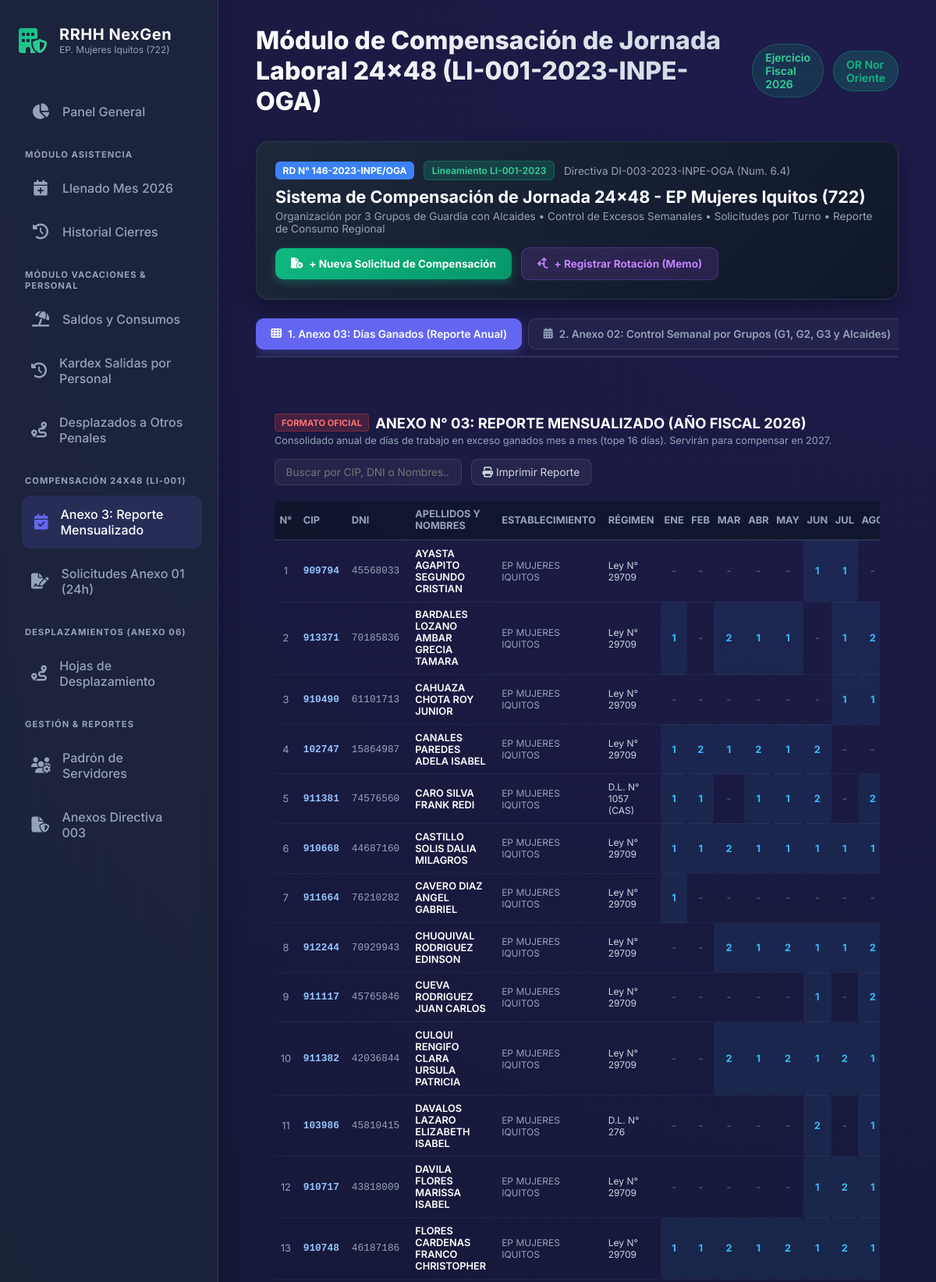
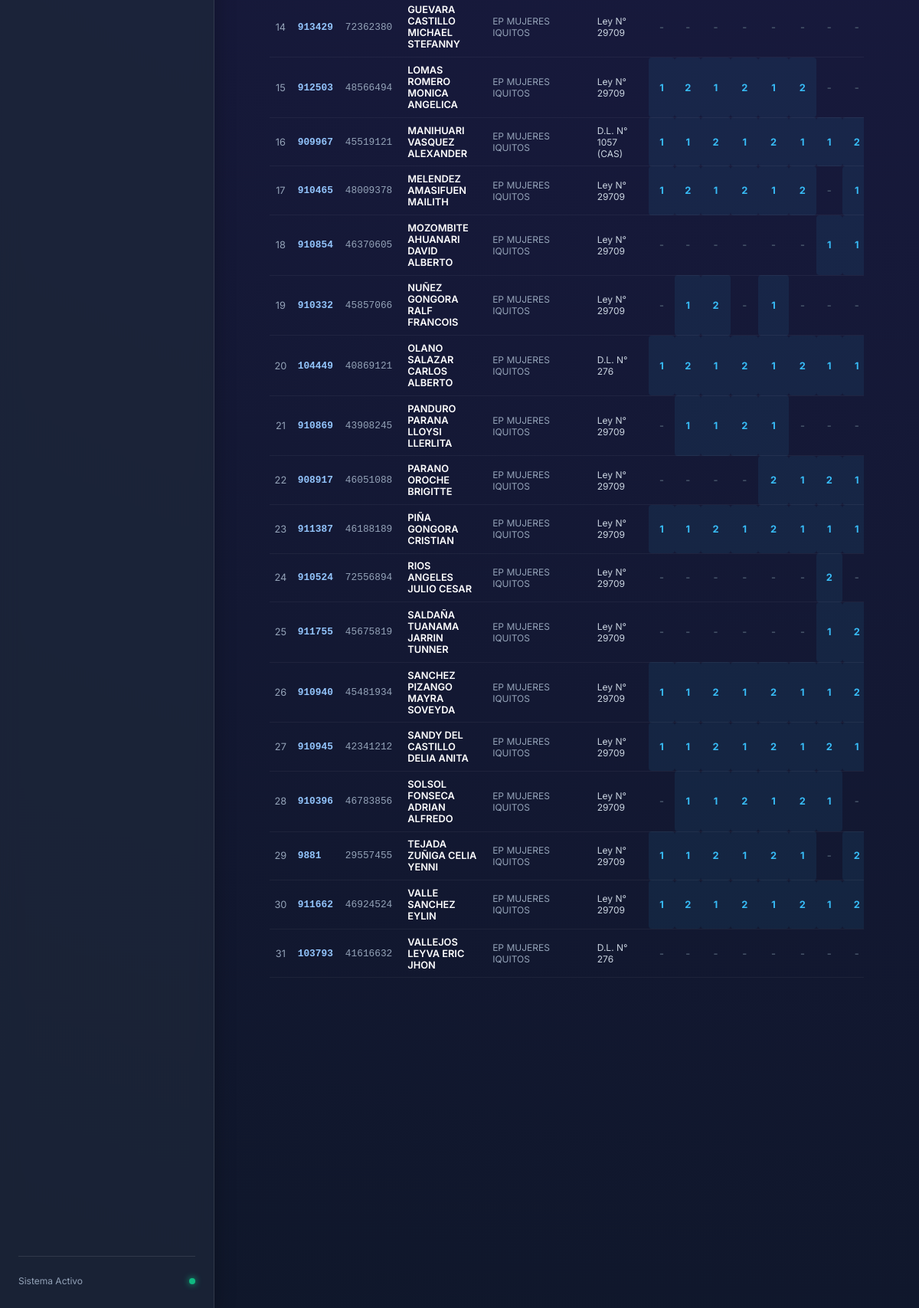
The page /compensacion on the database its author committed (2 pictures, top to bottom).
### tables this page shows
CREATE TABLE empleados (
    id_empleado INTEGER PRIMARY KEY AUTOINCREMENT,
    codigo_servidor VARCHAR(20) UNIQUE NOT NULL, -- Ej: '099132', '103097'
    dni VARCHAR(15) UNIQUE,                      -- DNI (8 dígitos)
    apellidos_nombres VARCHAR(200) NOT NULL,
    created_at TIMESTAMP DEFAULT CURRENT_TIMESTAMP
, grupo_guardia_default INTEGER DEFAULT 1, sexo TEXT, fecha_nacimiento DATE, correo TEXT, id_regimen INTEGER, regimen_nombre TEXT, nivel TEXT, cargo_estructural TEXT, estado_laboral TEXT, modalidad_laboral TEXT, direccion_oficina TEXT, jefatura_area TEXT, cargo_funcion TEXT, area_clasificacion TEXT, horario_laboral TEXT, fecha_ingreso_eepp DATE, resolucion_documento TEXT, observaciones TEXT, fecha_ingreso_inpe DATE);

### app/modules/compensacion/router.py (the view)
@router.get("", response_class=HTMLResponse)
@router.get("/", response_class=HTMLResponse)
async def ver_modulo_compensacion(
    request: Request,
    anio: int = 2026,
    tab: str = "anexo3",
    mes_anexo2: int = 1,
    mes_reporte: int = 1,
    mensaje: Optional[str] = None,
    error: Optional[str] = None
):
    matriz_anexo3 = CompensacionRepository.get_matriz_anexo3(anio)
    grupos_guardia = CompensacionRepository.get_grupos_guardia()
    saldos = CompensacionRepository.get_control_saldos(anio)
    solicitudes = CompensacionRepository.get_solicitudes(anio)
    datos_anexo2 = None
    rotaciones_mes = []
    if tab == "anexo2":
        datos_anexo2 = CompensacionService.calcular_anexo2_mes(anio, mes_anexo2)
        rotaciones_mes = CompensacionRepository.get_rotaciones_mes(anio, mes_anexo2)
    reporte_gastos = []
    if tab == "reporte_gastos":
        reporte_gastos = CompensacionRepository.get_reporte_mensual_gastos(anio, mes_reporte)
    total_servidores = len(matriz_anexo3)
    total_dias_ganados_anual = sum(r["total_ganado"] for r in matriz_anexo3)
    total_asignados = sum(s["dias_asignados"] for s in saldos)
    total_usados = sum(s["dias_utilizados"] for s in saldos)
    total_restantes = sum(s["dias_disponibles"] for s in saldos)
    return templates.TemplateResponse(
        request=request,
        name="compensacion/matriz_anexo3.html",
        context={
            "anio": anio,
            "tab": tab,
            "mes_anexo2": mes_anexo2,
            "mes_reporte": mes_reporte,
            "meses": MESES_NOMBRES,
            "matriz_anexo3": matriz_anexo3,
            "grupos_guardia": grupos_guardia,
            "datos_anexo2": datos_anexo2,
            "rotaciones_mes": rotaciones_mes,
            "saldos": saldos,
            "solicitudes": solicitudes,
            "reporte_gastos": reporte_gastos,
            "total_servidores": total_servidores,
            "total_dias_ganados_anual": total_dias_ganados_anual,
            "total_asignados": total_asignados,
            "total_usados": total_usados,
            "total_restantes": total_restantes,
            "fecha_hoy": date.today().isoformat(),
            "mensaje": mensaje,
            "error": error
        }
    )

### app/templates/compensacion/matriz_anexo3.html (shortened to what this page needs)
{% extends "base.html" %}
{% block header_title %}Módulo de Compensación de Jornada Laboral 24x48 (LI-001-2023-INPE-OGA){% endblock %}
{% block content %}
<div style="display: flex; flex-direction: column; gap: 1.5rem;">
    <div style="background: linear-gradient(135deg, rgba(30, 41, 59, 0.95), rgba(15, 23, 42, 0.95)); border: 1px solid rgba(255, 255, 255, 0.1); border-radius: 16px; padding: 1.5rem; display: flex; justify-content: space-between; align-items: center; box-shadow: 0 10px 25px rgba(0,0,0,0.3); flex-wrap: wrap; gap: 1rem;">
        <div>
            <div style="display: flex; align-items: center; gap: 0.75rem; margin-bottom: 0.5rem; flex-wrap: wrap;">
                <span style="background: #3b82f6; color: #fff; font-size: 0.75rem; font-weight: 700; padding: 0.25rem 0.6rem; border-radius: 6px;">RD N° 146-2023-INPE/OGA</span>
                <span style="background: rgba(16, 185, 129, 0.2); color: #34d399; font-size: 0.75rem; font-weight: 600; padding: 0.25rem 0.6rem; border-radius: 6px; border: 1px solid rgba(16, 185, 129, 0.3);">Lineamiento LI-001-2023</span>
                <span style="color: var(--text-muted); font-size: 0.85rem;">Directiva DI-003-2023-INPE-OGA (Num. 6.4)</span>
            </div>
            <h2 style="font-size: 1.35rem; font-weight: 700; color: #fff; margin: 0 0 0.25rem 0;">Sistema de Compensación de Jornada 24x48 - EP Mujeres Iquitos (722)</h2>
            <p style="color: var(--text-muted); font-size: 0.85rem; margin: 0;">
                Organización por 3 Grupos de Guardia con Alcaides &bull; Control de Excesos Semanales &bull; Solicitudes por Turno &bull; Reporte de Consumo Regional
            </p>
        </div>
        <div style="display: flex; gap: 0.75rem; align-items: center; flex-wrap: wrap;">
            <button onclick="abrirModalSolicitud()" style="background: linear-gradient(135deg, #10b981, #059669); color: #fff; border: none; padding: 0.75rem 1.25rem; border-radius: 10px; font-weight: 700; font-size: 0.85rem; cursor: pointer; display: flex; align-items: center; gap: 0.5rem; box-shadow: 0 4px 12px rgba(16, 185, 129, 0.35);">
                <i class="fa-solid fa-file-circle-plus"></i> + Nueva Solicitud de Compensación
            </button>
            <button onclick="abrirModalRotacion()" style="background: rgba(168, 85, 247, 0.15); color: #c084fc; border: 1px solid rgba(168, 85, 247, 0.3); padding: 0.75rem 1.25rem; border-radius: 10px; font-weight: 700; font-size: 0.85rem; cursor: pointer; display: flex; align-items: center; gap: 0.5rem;">
                <i class="fa-solid fa-arrows-split-up-and-left"></i> + Registrar Rotación (Memo)
            </button>
        </div>
    </div>
    <div class="comp-tabs-nav">
        <a href="/compensacion?tab=anexo3&anio={{ anio }}" class="comp-tab-btn {% if tab == 'anexo3' %}active{% endif %}">
            <i class="fa-solid fa-table-cells"></i> 1. Anexo 03: Días Ganados (Reporte Anual)
        </a>
        <a href="/compensacion?tab=anexo2&anio={{ anio }}&mes_anexo2={{ mes_anexo2 }}" class="comp-tab-btn {% if tab == 'anexo2' %}active{% endif %}">
            <i class="fa-solid fa-calendar-days"></i> 2. Anexo 02: Control Semanal por Grupos (G1, G2, G3 y Alcaides)
        </a>
    </div>
    {% if tab == 'anexo3' %}
    <div class="glass-card" style="padding: 1.5rem;">
        <div style="display: flex; justify-content: space-between; align-items: center; margin-bottom: 1.25rem; flex-wrap: wrap; gap: 1rem;">
            <div>
                <div style="display: flex; align-items: center; gap: 0.5rem;">
                    <span style="background: rgba(239, 68, 68, 0.2); color: #f87171; border: 1px solid rgba(239, 68, 68, 0.3); font-size: 0.7rem; font-weight: 700; padding: 0.2rem 0.5rem; border-radius: 4px;">FORMATO OFICIAL</span>
                    <h3 style="font-size: 1.15rem; font-weight: 700; color: #fff; margin: 0;">ANEXO N° 03: REPORTE MENSUALIZADO (AÑO FISCAL {{ anio }})</h3>
                </div>
                <p style="color: var(--text-muted); font-size: 0.8rem; margin: 0.25rem 0 0 0;">
                    Consolidado anual de días de trabajo en exceso ganados mes a mes (tope 16 días). Servirán para compensar en {{ anio + 1 }}.
                </p>
            </div>
            <div style="display: flex; gap: 0.75rem; align-items: center;">
                <input type="text" placeholder="Buscar por CIP, DNI o Nombres..."
                       style="background: rgba(255, 255, 255, 0.05); border: 1px solid var(--border-color); border-radius: 8px; padding: 0.5rem 0.85rem; color: #fff; font-size: 0.85rem; width: 240px;"
                       onkeyup="filtrarTablaGenerica('tablaAnexo3', this.value)">
                <button onclick="window.print()" style="background: rgba(255, 255, 255, 0.05); color: #cbd5e1; border: 1px solid var(--border-color); padding: 0.5rem 0.85rem; border-radius: 8px; font-size: 0.85rem; cursor: pointer;">
                    <i class="fa-solid fa-print"></i> Imprimir Reporte
                </button>
            </div>
        </div>
        <div style="overflow-x: auto;">
            <table id="tablaAnexo3" style="width: 100%; border-collapse: collapse; font-size: 0.8rem; text-align: center;">
                <thead>
                    <tr style="background: rgba(15, 23, 42, 0.85); color: #94a3b8; border-bottom: 2px solid var(--border-color);">
                        <th style="padding: 0.6rem 0.4rem; width: 35px;">N°</th>
                        <th style="padding: 0.6rem 0.5rem; text-align: left; width: 65px;">CIP</th>
                        <th style="padding: 0.6rem 0.5rem; text-align: left; width: 75px;">DNI</th>
                        <th style="padding: 0.6rem 0.75rem; text-align: left;">APELLIDOS Y NOMBRES</th>
                        <th style="padding: 0.6rem 0.5rem; text-align: left; width: 140px;">ESTABLECIMIENTO</th>
                        <th style="padding: 0.6rem 0.5rem; text-align: left; width: 90px;">RÉGIMEN</th>
                        <th style="padding: 0.6rem 0.3rem;">ENE</th>
                        <th style="padding: 0.6rem 0.3rem;">FEB</th>
                        <th style="padding: 0.6rem 0.3rem;">MAR</th>
                        <th style="padding: 0.6rem 0.3rem;">ABR</th>
                        <th style="padding: 0.6rem 0.3rem;">MAY</th>
                        <th style="padding: 0.6rem 0.3rem;">JUN</th>
                        <th style="padding: 0.6rem 0.3rem;">JUL</th>
                        <th style="padding: 0.6rem 0.3rem;">AGO</th>
                    </tr>
                </thead>
                <tbody>
                    {% for row in matriz_anexo3 %}
                    <tr style="border-bottom: 1px solid rgba(255, 255, 255, 0.05);" onmouseover="this.style.background='rgba(255,255,255,0.03)'" onmouseout="this.style.background='transparent'">
                        <td style="padding: 0.55rem 0.4rem; color: var(--text-muted);">{{ loop.index }}</td>
                        <td style="padding: 0.55rem 0.5rem; text-align: left; font-family: monospace; font-weight: 700; color: #93c5fd;">{{ row.codigo_servidor }}</td>
                        <td style="padding: 0.55rem 0.5rem; text-align: left; font-family: monospace; color: var(--text-muted);">{{ row.dni }}</td>
                        <td style="padding: 0.55rem 0.75rem; text-align: left; font-weight: 600; color: #fff;">{{ row.apellidos_nombres }}</td>
                        <td style="padding: 0.55rem 0.5rem; text-align: left; font-size: 0.75rem; color: var(--text-muted);">EP MUJERES IQUITOS</td>
                        <td style="padding: 0.55rem 0.5rem; text-align: left; font-size: 0.75rem; color: #cbd5e1;">{{ row.regimen_nombre }}</td>
                        <td class="cell-mes {% if row.m_1 != '-' %}cell-mes-active{% else %}cell-mes-empty{% endif %}">{{ row.m_1 }}</td>
                        <td class="cell-mes {% if row.m_2 != '-' %}cell-mes-active{% else %}cell-mes-empty{% endif %}">{{ row.m_2 }}</td>
                        <td class="cell-mes {% if row.m_3 != '-' %}cell-mes-active{% else %}cell-mes-empty{% endif %}">{{ row.m_3 }}</td>
                        <td class="cell-mes {% if row.m_4 != '-' %}cell-mes-active{% else %}cell-mes-empty{% endif %}">{{ row.m_4 }}</td>
                        <td class="cell-mes {% if row.m_5 != '-' %}cell-mes-active{% else %}cell-mes-empty{% endif %}">{{ row.m_5 }}</td>
                        <td class="cell-mes {% if row.m_6 != '-' %}cell-mes-active{% else %}cell-mes-empty{% endif %}">{{ row.m_6 }}</td>
                        <td class="cell-mes {% if row.m_7 != '-' %}cell-mes-active{% else %}cell-mes-empty{% endif %}">{{ row.m_7 }}</td>
                        <td class="cell-mes {% if row.m_8 != '-' %}cell-mes-active{% else %}cell-mes-empty{% endif %}">{{ row.m_8 }}</td>
                    </tr>
                    {% else %}
                    <tr>
                        <td colspan="19" style="padding: 2.5rem; text-align: center; color: var(--text-muted);">
                            No hay servidores registrados para el año {{ anio }}.
                        </td>
                    </tr>
                    {% endfor %}
                </tbody>
            </table>
        </div>
    </div>
    {% endif %}
</div>
{% endblock %}

### app/static/premium.css (style rules this page uses)
:root { --primary: #6366f1; --primary-hover: #4f46e5; --secondary: #10b981; --bg-dark: #0f172a; --bg-panel: rgba(30, 41, 59, 0.7); --text-main: #f8fafc; --text-muted: #94a3b8; --border-color: rgba(255, 255, 255, 0.1); --danger: #ef4444; --warning: #f59e0b; }
* { margin: 0; padding: 0; box-sizing: border-box; font-family: 'Inter', system-ui, sans-serif; }
body { background: radial-gradient(circle at top right, #1e1b4b, #0f172a); color: var(--text-main); min-height: 100vh; display: flex; overflow-x: hidden; }

### app/templates/compensacion/matriz_anexo3.html (style rules this page uses)
.comp-tabs-nav { display: flex; gap: 0.5rem; border-bottom: 2px solid var(--border-color); padding-bottom: 0.5rem; margin-bottom: 1.5rem; overflow-x: auto; }
.comp-tab-btn { background: rgba(255, 255, 255, 0.04); border: 1px solid var(--border-color); border-radius: 10px; color: var(--text-muted); padding: 0.7rem 1.15rem; font-size: 0.85rem; font-weight: 600; cursor: pointer; display: inline-flex; align-items: center; gap: 0.5rem; text-decoration: none; white-space: nowrap; transition: all 0.2s; }
.comp-tab-btn.active { background: var(--primary); color: #fff; border-color: var(--primary); box-shadow: 0 4px 12px rgba(99, 102, 241, 0.35); }
.cell-mes { padding: 0.55rem 0.3rem; font-weight: 700; font-size: 0.8rem; }
.cell-mes-active { color: #38bdf8; background: rgba(56, 189, 248, 0.08); border-radius: 4px; }
.cell-mes-empty { color: #475569; }

### rows shown on the page
empleados: codigo_servidor "909794", dni "45568033", apellidos_nombres "AYASTA AGAPITO SEGUNDO CRISTIAN", regimen_nombre "Ley N° 29709", m_1 "-", m_2 "-", m_3 "-", m_4 "-", m_5 "-", m_6 "1", m_7 "1", m_8 "-"
empleados: codigo_servidor "913371", dni "70185836", apellidos_nombres "BARDALES LOZANO AMBAR GRECIA TAMARA", regimen_nombre "Ley N° 29709", m_1 "1", m_2 "-", m_3 "2", m_4 "1", m_5 "1", m_6 "-", m_7 "1", m_8 "2"
empleados: codigo_servidor "910490", dni "61101713", apellidos_nombres "CAHUAZA CHOTA ROY JUNIOR", regimen_nombre "Ley N° 29709", m_1 "-", m_2 "-", m_3 "-", m_4 "-", m_5 "-", m_6 "-", m_7 "1", m_8 "1"
empleados: codigo_servidor "102747", dni "15864987", apellidos_nombres "CANALES PAREDES ADELA ISABEL", regimen_nombre "Ley N° 29709", m_1 "1", m_2 "2", m_3 "1", m_4 "2", m_5 "1", m_6 "2", m_7 "-", m_8 "-"
empleados: codigo_servidor "911381", dni "74576560", apellidos_nombres "CARO SILVA FRANK REDI", regimen_nombre "D.L. N° 1057 (CAS)", m_1 "1", m_2 "1", m_3 "-", m_4 "1", m_5 "1", m_6 "2", m_7 "-", m_8 "2"
empleados: codigo_servidor "910668", dni "44687160", apellidos_nombres "CASTILLO SOLIS DALIA MILAGROS", regimen_nombre "Ley N° 29709", m_1 "1", m_2 "1", m_3 "2", m_4 "1", m_5 "1", m_6 "1", m_7 "1", m_8 "1"
empleados: codigo_servidor "911664", dni "76210282", apellidos_nombres "CAVERO DIAZ ANGEL GABRIEL", regimen_nombre "Ley N° 29709", m_1 "1", m_2 "-", m_3 "-", m_4 "-", m_5 "-", m_6 "-", m_7 "-", m_8 "-"
empleados: codigo_servidor "912244", dni "70929943", apellidos_nombres "CHUQUIVAL RODRIGUEZ EDINSON", regimen_nombre "Ley N° 29709", m_1 "-", m_2 "-", m_3 "2", m_4 "1", m_5 "2", m_6 "1", m_7 "1", m_8 "2"
empleados: codigo_servidor "911117", dni "45765846", apellidos_nombres "CUEVA RODRIGUEZ JUAN CARLOS", regimen_nombre "Ley N° 29709", m_1 "-", m_2 "-", m_3 "-", m_4 "-", m_5 "-", m_6 "1", m_7 "-", m_8 "2"
empleados: codigo_servidor "911382", dni "42036844", apellidos_nombres "CULQUI RENGIFO CLARA URSULA PATRICIA", regimen_nombre "Ley N° 29709", m_1 "-", m_2 "-", m_3 "2", m_4 "1", m_5 "2", m_6 "1", m_7 "2", m_8 "1"
empleados: codigo_servidor "103986", dni "45810415", apellidos_nombres "DAVALOS LAZARO ELIZABETH ISABEL", regimen_nombre "D.L. N° 276", m_1 "-", m_2 "-", m_3 "-", m_4 "-", m_5 "-", m_6 "2", m_7 "-", m_8 "1"
empleados: codigo_servidor "910717", dni "43818009", apellidos_nombres "DAVILA FLORES MARISSA ISABEL", regimen_nombre "Ley N° 29709", m_1 "-", m_2 "-", m_3 "-", m_4 "-", m_5 "-", m_6 "1", m_7 "2", m_8 "1"
empleados: codigo_servidor "910748", dni "46187186", apellidos_nombres "FLORES CARDENAS FRANCO CHRISTOPHER", regimen_nombre "Ley N° 29709", m_1 "1", m_2 "1", m_3 "2", m_4 "1", m_5 "2", m_6 "1", m_7 "2", m_8 "1"
empleados: codigo_servidor "913429", dni "72362380", apellidos_nombres "GUEVARA CASTILLO MICHAEL STEFANNY", regimen_nombre "Ley N° 29709", m_1 "-", m_2 "-", m_3 "-", m_4 "-", m_5 "-", m_6 "-", m_7 "-", m_8 "-"
empleados: codigo_servidor "912503", dni "48566494", apellidos_nombres "LOMAS ROMERO MONICA ANGELICA", regimen_nombre "Ley N° 29709", m_1 "1", m_2 "2", m_3 "1", m_4 "2", m_5 "1", m_6 "2", m_7 "-", m_8 "-"
empleados: codigo_servidor "909967", dni "45519121", apellidos_nombres "MANIHUARI VASQUEZ ALEXANDER", regimen_nombre "D.L. N° 1057 (CAS)", m_1 "1", m_2 "1", m_3 "2", m_4 "1", m_5 "2", m_6 "1", m_7 "1", m_8 "2"
empleados: codigo_servidor "910465", dni "48009378", apellidos_nombres "MELENDEZ AMASIFUEN MAILITH", regimen_nombre "Ley N° 29709", m_1 "1", m_2 "2", m_3 "1", m_4 "2", m_5 "1", m_6 "2", m_7 "-", m_8 "1"
empleados: codigo_servidor "910854", dni "46370605", apellidos_nombres "MOZOMBITE AHUANARI DAVID ALBERTO", regimen_nombre "Ley N° 29709", m_1 "-", m_2 "-", m_3 "-", m_4 "-", m_5 "-", m_6 "-", m_7 "1", m_8 "1"
empleados: codigo_servidor "910332", dni "45857066", apellidos_nombres "NUÑEZ GONGORA RALF FRANCOIS", regimen_nombre "Ley N° 29709", m_1 "-", m_2 "1", m_3 "2", m_4 "-", m_5 "1", m_6 "-", m_7 "-", m_8 "-"
empleados: codigo_servidor "104449", dni "40869121", apellidos_nombres "OLANO SALAZAR CARLOS ALBERTO", regimen_nombre "D.L. N° 276", m_1 "1", m_2 "2", m_3 "1", m_4 "2", m_5 "1", m_6 "2", m_7 "1", m_8 "1"
empleados: codigo_servidor "910869", dni "43908245", apellidos_nombres "PANDURO PARANA LLOYSI LLERLITA", regimen_nombre "Ley N° 29709", m_1 "-", m_2 "1", m_3 "1", m_4 "2", m_5 "1", m_6 "-", m_7 "-", m_8 "-"
empleados: codigo_servidor "908917", dni "46051088", apellidos_nombres "PARANO OROCHE BRIGITTE", regimen_nombre "Ley N° 29709", m_1 "-", m_2 "-", m_3 "-", m_4 "-", m_5 "2", m_6 "1", m_7 "2", m_8 "1"
empleados: codigo_servidor "911387", dni "46188189", apellidos_nombres "PIÑA GONGORA CRISTIAN", regimen_nombre "Ley N° 29709", m_1 "1", m_2 "1", m_3 "2", m_4 "1", m_5 "2", m_6 "1", m_7 "1", m_8 "1"
empleados: codigo_servidor "910524", dni "72556894", apellidos_nombres "RIOS ANGELES JULIO CESAR", regimen_nombre "Ley N° 29709", m_1 "-", m_2 "-", m_3 "-", m_4 "-", m_5 "-", m_6 "-", m_7 "2", m_8 "-"
empleados: codigo_servidor "911755", dni "45675819", apellidos_nombres "SALDAÑA TUANAMA JARRIN TUNNER", regimen_nombre "Ley N° 29709", m_1 "-", m_2 "-", m_3 "-", m_4 "-", m_5 "-", m_6 "-", m_7 "1", m_8 "2"
empleados: codigo_servidor "910940", dni "45481934", apellidos_nombres "SANCHEZ PIZANGO MAYRA SOVEYDA", regimen_nombre "Ley N° 29709", m_1 "1", m_2 "1", m_3 "2", m_4 "1", m_5 "2", m_6 "1", m_7 "1", m_8 "2"
empleados: codigo_servidor "910945", dni "42341212", apellidos_nombres "SANDY DEL CASTILLO DELIA ANITA", regimen_nombre "Ley N° 29709", m_1 "1", m_2 "1", m_3 "2", m_4 "1", m_5 "2", m_6 "1", m_7 "2", m_8 "1"
empleados: codigo_servidor "910396", dni "46783856", apellidos_nombres "SOLSOL FONSECA ADRIAN ALFREDO", regimen_nombre "Ley N° 29709", m_1 "-", m_2 "1", m_3 "1", m_4 "2", m_5 "1", m_6 "2", m_7 "1", m_8 "-"
empleados: codigo_servidor "9881", dni "29557455", apellidos_nombres "TEJADA ZUÑIGA CELIA YENNI", regimen_nombre "Ley N° 29709", m_1 "1", m_2 "1", m_3 "2", m_4 "1", m_5 "2", m_6 "1", m_7 "-", m_8 "2"
empleados: codigo_servidor "911662", dni "46924524", apellidos_nombres "VALLE SANCHEZ EYLIN", regimen_nombre "Ley N° 29709", m_1 "1", m_2 "2", m_3 "1", m_4 "2", m_5 "1", m_6 "2", m_7 "1", m_8 "2"
empleados: codigo_servidor "103793", dni "41616632", apellidos_nombres "VALLEJOS LEYVA ERIC JHON", regimen_nombre "D.L. N° 276", m_1 "-", m_2 "-", m_3 "-", m_4 "-", m_5 "-", m_6 "-", m_7 "-", m_8 "-"

### other values the page prints
{{ anio }} "2026"
{{ anio + 1 }} "2027"
